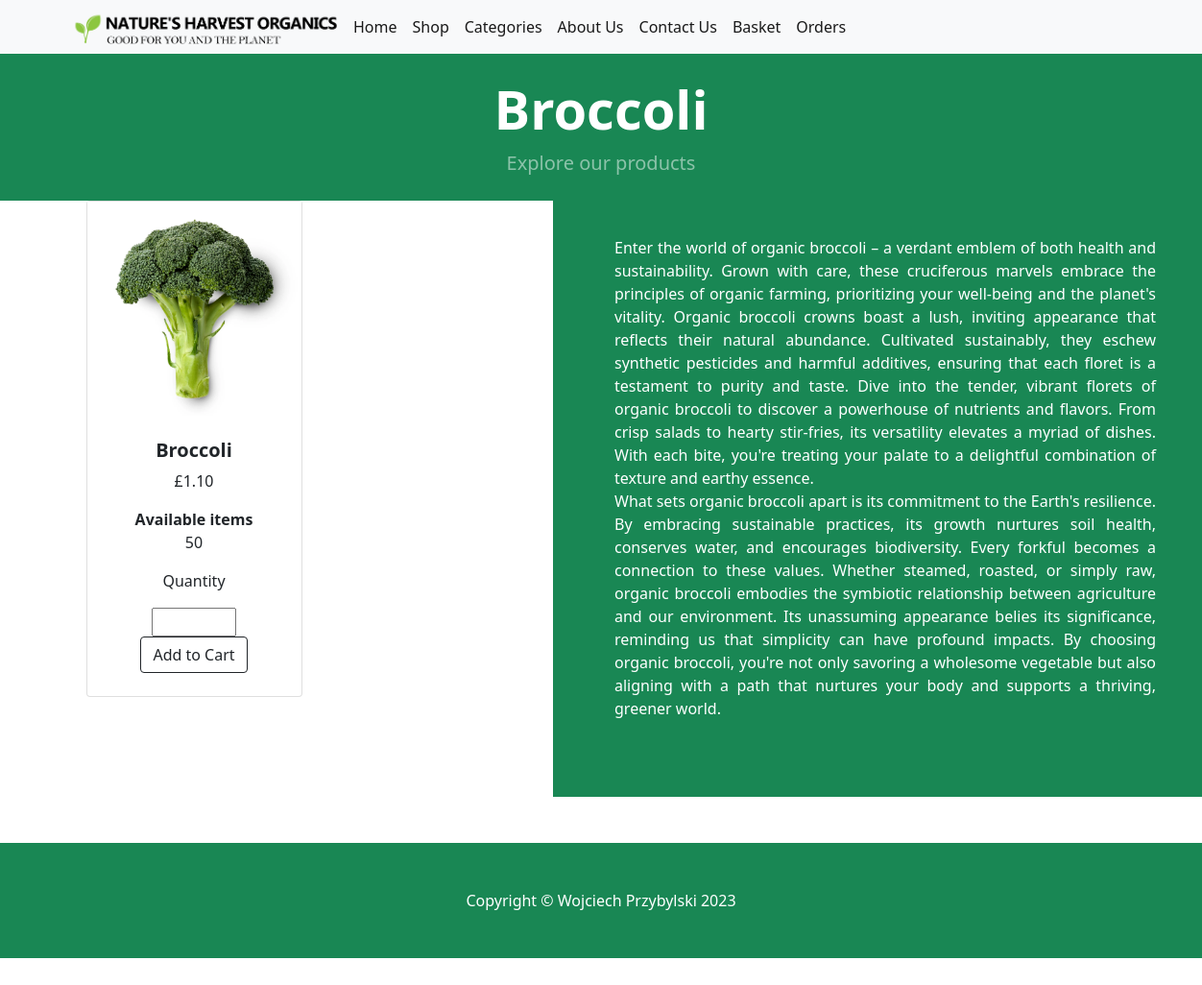
Screenshot of /Broccoli with the database file from the repository.
### tables this page shows
CREATE TABLE items (
	id INTEGER NOT NULL, 
	name VARCHAR(30) NOT NULL, 
	stock INTEGER NOT NULL, 
	price FLOAT NOT NULL, 
	type_id VARCHAR(15) NOT NULL, 
	PRIMARY KEY (id), 
	UNIQUE (name), 
	FOREIGN KEY(type_id) REFERENCES types (id)
);

### application/__init__.py (the view)
    @app.route('/Broccoli')
    def broccoli():
        from application import models
        items = models.Items.query.all()
        baseUrl = '/static/'
        return render_template("indiv_items/broccoli.html", baseUrl=baseUrl, items=items)

### application/templates/indiv_items/broccoli.html (shortened to what this page needs)
{% extends 'base.html' %}
{% block content %}
    <header class="bg-success py-2">
        <div class="container px-4 px-lg-5 my-3">
            <div class="text-center text-white">
                <h1 class="display-4 fw-bolder">Broccoli</h1>
                <p class="lead fw-normal text-white-50 mb-0">Explore our products</p>
            </div>
        </div>
    </header>
    <section class="py-5">
        <div class="container px-4 px-lg-5 mt-5">
            <div class="row gx-4 gx-lg-5 row-cols-2 row-cols-md-3 row-cols-xl-4 justify-content-center">
                {% for item in items %}
                {% if item.name == 'Broccoli' %}
                <div class="col mb-5" style="translate: -26.5rem;">
                        <div class="card h-100">
                            <a class="pic" href="/{{item.name}}"><img src="{{ baseUrl }}assets/images/{{item.id}}.jpg"></img></a>
                            <div class="card-body p-4">
                                <div class="text-center">
                                    <h5 class="fw-bolder">{{item.name}}</h5>
                                        <p class="">£{{ "%.2f" | format(item.price) }}</p>
                                    <div>
                                        <b class="fw-bolder">Available items</b>
                                        <p class="">{{item.stock}}</p>
                                    </div>
                                    <div>
                                        <p>Quantity</p>
                                        <form action="{{ url_for('add_to_cart') }}" method="POST">
                                            <input name="quantity" type="number" min="1" max="{{item.stock}}">
                                            <button class="btn btn-outline-dark mt-auto" name="add_item" type="submit">Add to Cart</button>
                                        </form>
                                    </div>
                                </div>
                            </div/div>
                        </div>
                </div>
                {% endif %}
                {% endfor %}
            </div>
            <div class="disc">
                <p>Enter the world of organic broccoli – a verdant emblem of both health and sustainability. Grown with care, these cruciferous marvels embrace the principles of organic farming, prioritizing your well-being and the planet's vitality.
                    Organic broccoli crowns boast a lush, inviting appearance that reflects their natural abundance. Cultivated sustainably, they eschew synthetic pesticides and harmful additives, ensuring that each floret is a testament to purity and taste.
                    Dive into the tender, vibrant florets of organic broccoli to discover a powerhouse of nutrients and flavors. From crisp salads to hearty stir-fries, its versatility elevates a myriad of dishes. With each bite, you're treating your palate to a delightful combination of texture and earthy essence.<br>
                    What sets organic broccoli apart is its commitment to the Earth's resilience. By embracing sustainable practices, its growth nurtures soil health, conserves water, and encourages biodiversity. Every forkful becomes a connection to these values.
                    Whether steamed, roasted, or simply raw, organic broccoli embodies the symbiotic relationship between agriculture and our environment. Its unassuming appearance belies its significance, reminding us that simplicity can have profound impacts. By choosing organic broccoli, you're not only savoring a wholesome vegetable but also aligning with a path that nurtures your body and supports a thriving, greener world.
                    </p>
        </div>
        </div>
    </section>
{% endblock %}

### rows the page displays
items: name "Broccoli", price "1.10", stock "50"
